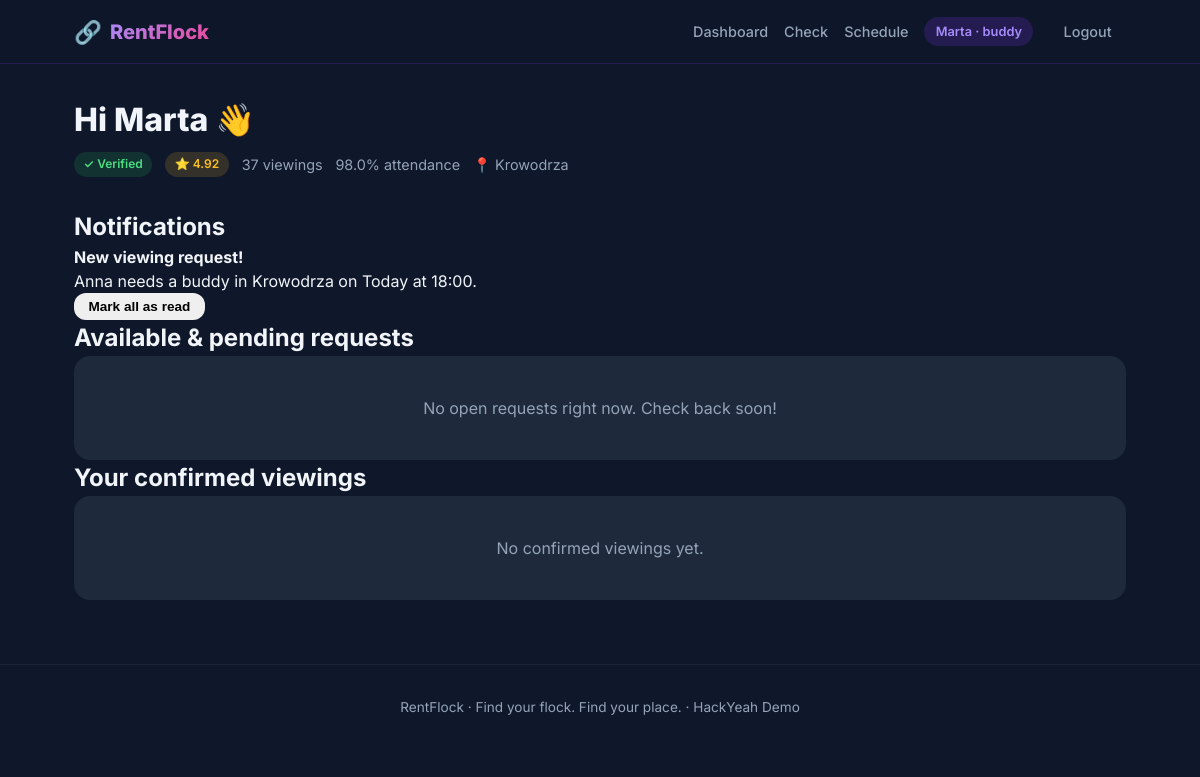
Screenshot of /buddy/dashboard (signed in) with the database file from the repository.
### database.py (models this page shows)
class User(Base):
    __tablename__ = "users"
    id = Column(Integer, primary_key=True)
    name = Column(String(100), nullable=False)
    email = Column(String(120), unique=True, nullable=False)
    role = Column(String(20), nullable=False)
    verification_status = Column(String(20), default="unverified")
    rating = Column(Float, default=5.0)
    completed_viewings = Column(Integer, default=0)
    attendance_rate = Column(Float, default=100.0)
    neighborhood = Column(String(100), default="")
    available = Column(Boolean, default=True)
    created_at = Column(DateTime, default=datetime.utcnow)
    requests = relationship("BuddyRequest", back_populates="renter", foreign_keys="BuddyRequest.renter_id")
    matches = relationship("Match", back_populates="buddy", foreign_keys="Match.buddy_id")

class Notification(Base):
    __tablename__ = "notifications"
    id = Column(Integer, primary_key=True)
    user_id = Column(Integer, ForeignKey("users.id"), nullable=False)
    title = Column(String(200), nullable=False)
    body = Column(Text, default="")
    is_read = Column(Boolean, default=False)
    created_at = Column(DateTime, default=datetime.utcnow)

### app.py (the view, shortened to what this page needs)
@app.route("/buddy/dashboard")
def buddy_dashboard():
    user = get_current_user()
    if not user or user.role != "buddy":
        return redirect(url_for("login"))
    expire_stale_matches(3)
    open_requests = get_open_requests_for_buddy(user.id)
    db = SessionLocal()
    try:
        my_matches = (
            db.query(Match)
            .filter(
                Match.buddy_id == user.id,
                Match.status.in_(["confirmed", "pending"])
            )
            .order_by(Match.created_at.desc())
            .limit(10)
            .all()
        )
        matches_data = []
        notifs = (
            db.query(Notification)
            .filter(Notification.user_id == user.id, Notification.is_read == False)
            .order_by(Notification.created_at.desc())
            .limit(5)
            .all()
        )
        return render_template(
            "buddy_dashboard.html",
            user=user,
            open_requests=open_requests,
            matches=matches_data,
            notifications=notifs,
        )
    finally:
        db.close()

### app.py (called while the page is built)
def get_current_user():
    user_id = session.get("user_id")
    if not user_id:
        return None
    db = SessionLocal()
    try:
        return db.query(User).filter(User.id == user_id).first()
    finally:
        db.close()

### matching.py (called while the page is built, shortened)
def expire_stale_matches(minutes: int = 3):
    session = SessionLocal()
    try:
        cutoff = datetime.utcnow() - timedelta(minutes=minutes)
        stale = session.query(Match).filter(
            Match.status == "pending", Match.created_at < cutoff
        ).all()
        for m in stale:
            m.status = "expired"
            if m.request and m.request.status == "pending":
                m.request.status = "open"
        session.commit()
        return len(stale)
    finally:
        session.close()

def get_open_requests_for_buddy(buddy_id: int = None):
    session = SessionLocal()
    try:
        open_reqs = (
            session.query(BuddyRequest)
            .filter(BuddyRequest.status == "open")
            .order_by(BuddyRequest.created_at.desc())
            .all()
        )
        result = []
        if buddy_id:
            pending = session.query(Match).filter(
                Match.buddy_id == buddy_id, Match.status == "pending"
            ).all()
        return result
    finally:
        session.close()

### templates/buddy_dashboard.html (shortened to what this page needs)
{% extends "base.html" %}
{% block content %}
<div class="page-header">
    <h1>Hi {{ user.name }} 👋</h1>
    <div class="buddy-profile-summary">
        <span class="badge verified">✓ Verified</span>
        <span class="badge rating">⭐ {{ user.rating }}</span>
        <span>{{ user.completed_viewings }} viewings</span>
        <span>{{ user.attendance_rate }}% attendance</span>
        <span>📍 {{ user.neighborhood }}</span>
    </div>
</div>
{% if notifications %}
<section class="notifs-section">
    <h2>Notifications</h2>
    {% for n in notifications %}
    <div class="notif-card">
        <strong>{{ n.title }}</strong>
        <p>{{ n.body }}</p>
    </div>
    {% endfor %}
    <form method="POST" action="{{ url_for('mark_notifications_read') }}">
        <button type="submit" class="btn-small">Mark all as read</button>
    </form>
</section>
{% endif %}
<section class="open-requests">
    <h2>Available & pending requests</h2>
    {% if open_requests %}
        <div class="request-list">
            {% for r in open_requests %}
            <div class="request-card">
                <div class="request-main">
                    <div class="request-location">📍 {{ r.location }}</div>
                    <div class="request-meta">{{ r.date }} · {{ r.time }} · ~{{ r.duration }} min</div>
                    <div class="request-reward">💰 {{ r.reward }} PLN</div>
                    {% if r.notes %}<div class="request-notes">{{ r.notes }}</div>{% endif %}
                    <div class="request-buddy">From: {{ r.renter_name }}</div>
                </div>
                <div class="request-actions">
                    {% if r.type == 'pending' %}
                        <span class="status-badge status-open">needs your confirmation</span>
                        <form method="POST" action="{{ url_for('buddy_confirm', match_id=r.match_id) }}" style="display:inline">
                            <button type="submit" class="btn primary">Confirm</button>
                        </form>
                        <form method="POST" action="{{ url_for('buddy_decline', match_id=r.match_id) }}" style="display:inline">
                            <button type="submit" class="btn outline">Decline</button>
                        </form>
                        <a href="{{ url_for('chat', match_id=r.match_id) }}" class="btn-small">Chat</a>
                    {% else %}
                        <form method="POST" action="{{ url_for('accept_request', request_id=r.id) }}">
                            <button type="submit" class="btn primary">Accept</button>
                        </form>
                    {% endif %}
                </div>
            </div>
            {% endfor %}
        </div>
    {% else %}
        <div class="empty-state">
            <p>No open requests right now. Check back soon!</p>
        </div>
    {% endif %}
</section>
<section class="my-matches">
    <h2>Your confirmed viewings</h2>
    {% if matches %}
        <div class="request-list">
            {% for m in matches %}
            <div class="request-card">
                <div class="request-main">
                    <div class="request-location">📍 {{ m.location }}</div>
                    <div class="request-meta">{{ m.date }} · {{ m.time }} · {{ m.reward }} PLN</div>
                    <div class="request-buddy">Helping: {{ m.renter_name }}</div>
                </div>
                <div class="request-actions">
                    <span class="status-badge status-{{ m.status }}">{{ m.status }}</span>
                    {% if m.status == 'confirmed' %}
                        <a href="{{ url_for('verify', request_id=m.request_id) }}" class="btn-small primary">Open checklist</a>
                    {% endif %}
                    <a href="{{ url_for('chat', match_id=m.match_id) }}" class="btn-small">Chat</a>
                    {% if m.status in ['confirmed', 'pending'] %}
                        <a href="{{ url_for('cancel_meeting', match_id=m.match_id) }}" class="btn-small">Cancel</a>
                    {% endif %}
                </div>
            </div>
            {% endfor %}
        </div>
    {% else %}
        <div class="empty-state">
            <p>No confirmed viewings yet.</p>
        </div>
    {% endif %}
</section>
{% endblock %}

### templates/base.html (shortened to what this page needs)
<!DOCTYPE html>
<html lang="en">
<head>
    <link rel="stylesheet" href="{{ url_for('static', filename='style.css') }}">
</head>
<body>
    <nav class="navbar">
        <div class="nav-inner">
            <a href="{{ url_for('index') }}" class="logo">
                <span class="logo-icon">🔗</span>
                <span class="logo-text">RentFlock</span>
            </a>
            <div class="nav-links">
                {% if user %}
                    <a href="{{ url_for('dashboard') if user.role == 'renter' else url_for('buddy_dashboard') }}">Dashboard</a>
                    <a href="{{ url_for('check') }}">Check</a>
                    <a href="{{ url_for('schedule') }}">Schedule</a>
                    <span class="user-badge">{{ user.name }} · {{ user.role }}</span>
                    <a href="{{ url_for('logout') }}" class="btn-small">Logout</a>
                {% else %}
                    <a href="{{ url_for('login') }}" class="btn-small">Login</a>
                    <a href="{{ url_for('demo_login', role='renter') }}" class="btn-small primary">Demo Renter</a>
                    <a href="{{ url_for('demo_login', role='buddy') }}" class="btn-small secondary">Demo Buddy</a>
                {% endif %}
            </div>
        </div>
    </nav>
    <main>
        {% block content %}{% endblock %}
    </main>
    <footer class="footer">
        <p>RentFlock · Find your flock. Find your place. · HackYeah Demo</p>
    </footer>
</body>
</html>

### static/style.css (style rules this page uses)
:root { --navy: #0f172a; --purple: #7c3aed; --purple-light: #a78bfa; --pink: #ec4899; --cyan: #06b6d4; --yellow: #fbbf24; --bg: #0f172a; --card: #1e293b; --card-hover: #334155; --text: #f1f5f9; --text-muted: #94a3b8; --success: #22c55e; --warning: #f59e0b; --danger: #ef4444; --radius: 16px; --shadow: 0 8px 32px rgba(0,0,0,0.3); }
* { margin: 0; padding: 0; box-sizing: border-box; }
body { font-family: 'Inter', system-ui, -apple-system, sans-serif; background: var(--bg); color: var(--text); min-height: 100vh; line-height: 1.5; }
.navbar { background: rgba(15, 23, 42, 0.9); backdrop-filter: blur(12px); border-bottom: 1px solid rgba(124, 58, 237, 0.2); position: sticky; top: 0; z-index: 100; }
.nav-inner { max-width: 1100px; margin: 0 auto; padding: 0.9rem 1.5rem; display: flex; align-items: center; justify-content: space-between; gap: 1rem; }
.logo { display: flex; align-items: center; gap: 0.5rem; text-decoration: none; color: var(--text); font-weight: 800; font-size: 1.25rem; }
.logo-icon { font-size: 1.4rem; }
.logo-text { background: linear-gradient(135deg, var(--purple-light), var(--pink)); -webkit-background-clip: text; -webkit-text-fill-color: transparent; background-clip: text; }
.nav-links { display: flex; align-items: center; gap: 1rem; flex-wrap: wrap; }
.nav-links a { color: var(--text-muted); text-decoration: none; font-weight: 500; font-size: 0.9rem; transition: color 0.2s; }
.user-badge { background: rgba(124, 58, 237, 0.2); color: var(--purple-light); padding: 0.3rem 0.7rem; border-radius: 999px; font-size: 0.8rem; font-weight: 600; }
.btn, .btn-small { display: inline-flex; align-items: center; justify-content: center; gap: 0.4rem; padding: 0.7rem 1.4rem; border-radius: 12px; font-weight: 600; font-size: 0.95rem; text-decoration: none; border: none; cursor: pointer; transition: all 0.2s; }
.btn-small { padding: 0.4rem 0.9rem; font-size: 0.85rem; }
main { max-width: 1100px; margin: 0 auto; padding: 2rem 1.5rem 4rem; }
.page-header { margin-bottom: 2rem; }
.page-header h1 { font-size: 2rem; font-weight: 800; margin-bottom: 0.3rem; }
.empty-state { text-align: center; padding: 2.5rem; background: var(--card); border-radius: var(--radius); color: var(--text-muted); }
.badge { padding: 0.2rem 0.6rem; border-radius: 999px; font-size: 0.75rem; font-weight: 600; }
.badge.verified { background: rgba(34, 197, 94, 0.15); color: #4ade80; }
.badge.rating { background: rgba(251, 191, 36, 0.15); color: #fbbf24; }
.buddy-profile-summary { display: flex; flex-wrap: wrap; gap: 0.8rem; margin-top: 0.5rem; color: var(--text-muted); font-size: 0.9rem; align-items: center; }
.footer { text-align: center; padding: 2rem; color: var(--text-muted); font-size: 0.85rem; border-top: 1px solid rgba(255,255,255,0.05); }

### rows the page displays
User: name "Marta", role "buddy", rating "4.92", completed_viewings "37", attendance_rate "98.0", neighborhood "Krowodrza"
Notification: title "New viewing request!", body "Anna needs a buddy in Krowodrza on Today at 18:00."
